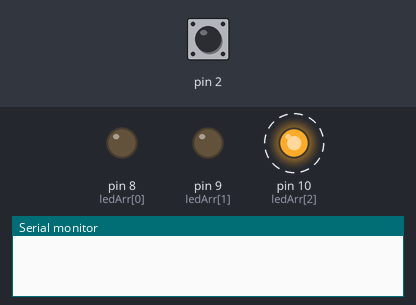
Recording of a program running on a simulated Arduino Uno, built with avr-gcc and run on an emulated ATmega328P. Shown: output pins drawn as LEDs (lit = HIGH), the last lines printed to the serial monitor. Dashed ring = blinking. The inputs (shaded band) are chosen by the test bench; at power-on: pin 2 HIGH.

Above: at 1.2 s.
1.3 s: pin 2 pulled LOW for 0.15 s
At 1.9 s:
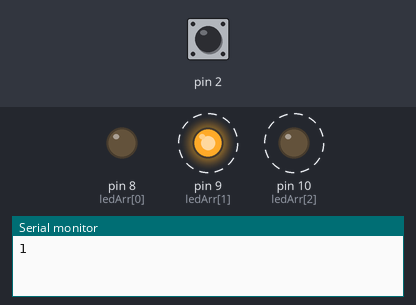
At 2.4 s:
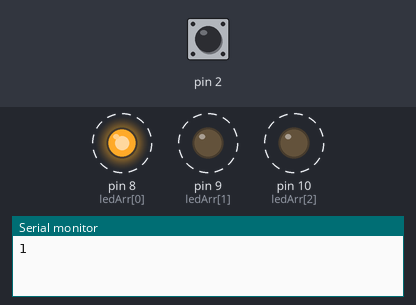
Timing chart, 0 to 10.4 s (numbered marks = the images above; inputs shaded):
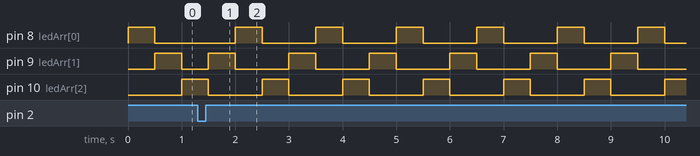

The program:

main.cpp
```cpp
#include <Arduino.h>

volatile bool sube = 1;
volatile unsigned long t;
int contador=0;
int t_delay = 500;
int control=0;

void interr_sin_rebotes() {
    if(millis() > (t + 100)) {
        // invertir estado
        sube = !sube;
        control++;
        Serial.println(control);
        t = millis();
    }
}

const int nLeds = 3;
int ledArr[nLeds] = {8, 9, 10};

void setup() {
    Serial.begin(9600);

    pinMode(2, INPUT_PULLUP);
    attachInterrupt(digitalPinToInterrupt(2), interr_sin_rebotes, RISING);
    // uso RISING para que cambie cuando suelto el boton, da un control mas precio

    for (int i = 0; i < nLeds; i++)
    {
        pinMode(ledArr[i], OUTPUT);

        digitalWrite(ledArr[i], 0);
    }
}

void loop() {
    digitalWrite(ledArr[contador], 1);
    delay(t_delay);
    digitalWrite(ledArr[contador], 0);
    if(sube == 1) {
        contador++;
        if(contador >= nLeds) {
            contador = 0;
        }
    }
    else {
        contador--;
        if(contador < 0) {
            contador = nLeds-1;
        }
    }
}
```

Measured:
- by itself, pin 8 (ledArr[0]), pin 9 (ledArr[1]), pin 10 (ledArr[2]): alternates HIGH for 0.50 s and LOW for 1.0 s
